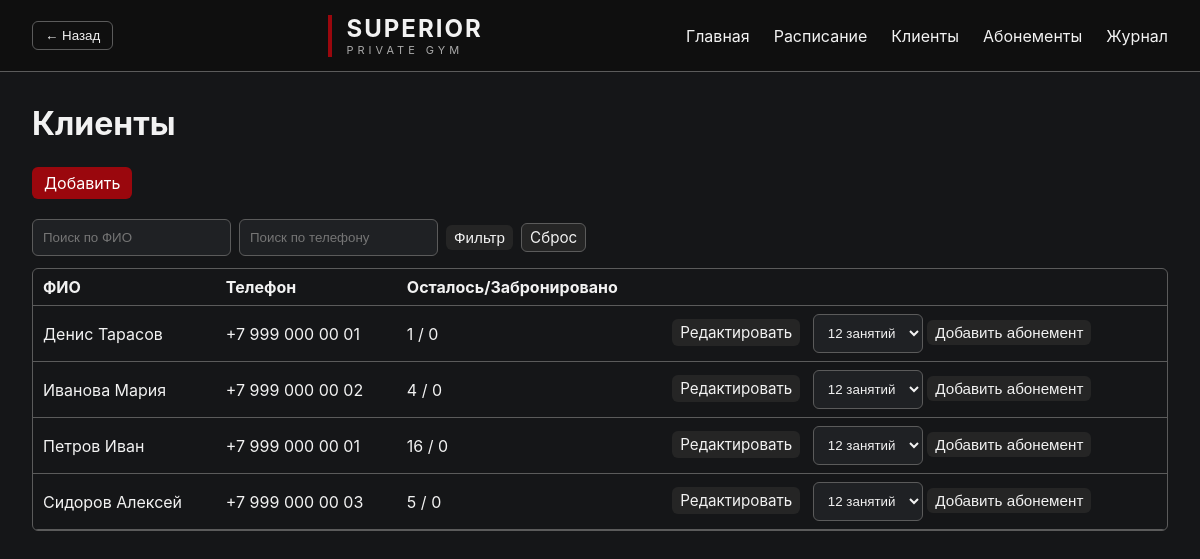
The app's page /clients with its own data.
### app.py (models this page shows, shortened)
class Client(Base):
    __tablename__ = "clients"
    id = Column(Integer, primary_key=True)
    first_name = Column(String, nullable=True)
    last_name = Column(String, nullable=True)
    patronymic = Column(String, nullable=True)
    birth_year = Column(Integer, nullable=True)
    birth_place = Column(String, nullable=True)
    phone = Column(String, nullable=True)
    name = Column(String, nullable=True)
    remaining_sessions = Column(Integer, default=1)

### app.py (the view)
@app.get("/clients")
def clients_page(
    request: Request,
    db: Session = Depends(get_db),
    q_name: str = "",
    q_phone: str = "",
):
    query = db.query(Client)
    if q_name:
        pat = f"%{q_name}%"
        query = query.filter(
            or_(
                Client.name.ilike(pat),
                Client.first_name.ilike(pat),
                Client.last_name.ilike(pat),
            )
        )
    if q_phone:
        digits = ''.join(ch for ch in q_phone if ch.isdigit())
        if digits:
            query = query.filter(Client.phone.ilike(f"%{digits}%") | Client.phone.ilike(f"%{q_phone}%"))
        else:
            query = query.filter(Client.phone.ilike(f"%{q_phone}%"))
    clients = query.order_by(Client.last_name, Client.first_name).limit(1000).all()
    now_dt = datetime.now()
    client_rows = []
    for c in clients:
        booked_future = (
            db.query(Booking)
            .join(Slot, Booking.slot_id == Slot.id)
            .filter(Booking.client_id == c.id, Slot.start_time >= now_dt)
            .count()
        )
        client_rows.append({"client": c, "booked_future": booked_future})
    return templates.TemplateResponse(
        request=request,
        name="clients.html",
        context={
            "client_rows": client_rows,
            "q_name": q_name,
            "q_phone": q_phone,
        },
    )

### templates/clients.html (shortened to what this page needs)
{% extends "base.html" %}
{% block content %}
<div class="page-title">
    <h1>Клиенты</h1>
</div>
<div style="margin-top:16px;">
    <a class="btn" href="/clients/create">Добавить</a>
</div>
<br>
<div class="page-controls">
    <form method="get" action="/clients" class="form-row" style="flex-direction:row;gap:8px;align-items:center;">
        <input class="field" type="search" name="q_name" placeholder="Поиск по ФИО" value="{{ q_name or '' }}" />
        <input class="field" type="search" name="q_phone" placeholder="Поиск по телефону" value="{{ q_phone or '' }}" />
        <button class="btn btn--small" type="submit">Фильтр</button>
        <a class="btn btn--ghost btn--small" href="/clients">Сброс</a>
    </form>
</div>
<div class="clients-list">
    <div class="clients-table-wrapper">
    <table class="clients-table">
        <thead>
            <tr><th>ФИО</th><th>Телефон</th><th>Осталось/Забронировано</th><th></th></tr>
        </thead>
        <tbody>
        {% for row in client_rows %}
            {% set client = row.client %}
            <tr>
                <td>{{ client.fio() }}</td>
                <td>{{ client.phone|format_phone }}</td>
                <td>
                    {{ client.remaining_sessions or 0 }} / {{ row.booked_future }}
                </td>
                <td>
                    <a class="btn btn--small" href="/clients/edit/{{ client.id }}">Редактировать</a>
                    <form method="post" action="/clients/add_subscription" style="display:inline;margin-left:8px;">
                        <select name="package" class="field" style="display:inline-block;width:auto;">
                            <option value="12">12 занятий</option>
                        </select>
                        <button class="btn btn--small" type="submit">Добавить абонемент</button>
                    </form>
                </td>
            </tr>
        {% endfor %}
        </tbody>
    </table>
    </div>
</div>
{% endblock %}

### templates/base.html (shortened to what this page needs)
<!DOCTYPE html>
<html lang="ru">
<head>
    <link rel="stylesheet"
          href="/static/style.css">
</head>
<body>
<header class="header">
    <div class="left-controls">
        <button class="btn btn--ghost" onclick="history.back()">← Назад</button>
    </div>
    <div class="logo">
        <span class="logo-red"></span>
        <div>
            <div class="brand">
                SUPERIOR
            </div>
            <div class="subtitle">
                PRIVATE GYM
            </div>
        </div>
    </div>
    <nav>
        <a href="/">
            Главная
        </a>
        <a href="/schedule">
            Расписание
        </a>
        <a href="/clients">
            Клиенты
        </a>
        <a href="/subscriptions">
            Абонементы
        </a>
        <a href="/journal">
            Журнал
        </a>
    </nav>
</header>
<main class="container">
    {% block content %}
    {% endblock %}
</main>
</body>
</html>

### static/style.css (style rules this page uses)
:root { --bg: #151618; --surface: #1F2124; --surface-hover: #252525; --text: #f2f2f2; --muted: #aaaaaa; --accent: #9A070D; --accent-hover: #B10A11; --accent-soft: rgba(154,7,13,.15); --warm_1: #8A6A4A; --warm_2: #7B5A3D; --green: #3c8f3f; --border: #5B5B5B; --radius: 6px; --radius-lg: 10px; --pad: 10px; --pad-lg: 20px; --btn-pad: 6px 12px; --row-height: 41px; --wrapper-rows: 10; }
.btn { display: inline-block; padding: var(--btn-pad); border-radius: var(--radius); background: var(--accent); color: white; border: none; cursor: pointer; text-decoration: none; text-align: center; }
.btn--ghost { background: transparent; border: 1px solid var(--border); color: var(--text); }
.btn--small { padding: 4px 8px; font-size: 0.95rem; background: var(--surface-hover); color: var(--text); border-radius: var(--radius); text-decoration: none; }
.form-row { display: flex; flex-direction: column; gap: 6px; margin-bottom: 12px; }
.field { padding: var(--pad); border-radius: var(--radius); border: 1px solid var(--border); background: var(--surface); color: var(--text); }
* { margin: 0; padding: 0; box-sizing: border-box; }
body { background: var(--bg); color: var(--text); font-family: Inter, Arial, sans-serif; min-height: 100vh; }
.header { height: 72px; border-bottom: 1px solid var(--border); display: flex; justify-content: space-between; align-items: center; padding: 0 32px; background: #0f0f0f; }
.logo { display: flex; align-items: center; gap: 14px; }
.logo-red { width: 4px; height: 42px; background: var(--accent); display: block; }
.brand { font-size: 24px; font-weight: 700; letter-spacing: 2px; }
.subtitle { font-size: 11px; letter-spacing: 4px; color: var(--muted); }
nav { display: flex; gap: 24px; }
nav a { text-decoration: none; color: var(--text); transition: .2s; }
.container { max-width: 1400px; margin: 0 auto; padding: 32px; }
form { display: flex; gap: 12px; align-items: center; }
select, input, textarea { background: var(--surface); color: var(--text); border: 1px solid var(--border); padding: var(--pad); border-radius: var(--radius); }
button { background: var(--accent); color: white; border: none; border-radius: var(--radius); padding: var(--btn-pad); cursor: pointer; }
.page-title { margin-bottom: 24px; display: flex; justify-content: space-between; align-items: center; }
.clients-table-wrapper { max-height: calc(var(--row-height) * var(--wrapper-rows)); overflow: auto; border: 1px solid var(--border); border-radius: var(--radius); }
.clients-table tbody tr { height: var(--row-height); }
.btn--small, .small-btn { padding: 4px 8px; font-size: 0.95rem; background: var(--surface-hover); color: var(--text); border-radius: var(--radius); text-decoration: none; display: inline-block; }
.clients-table { width: 100%; border-collapse: collapse; }
.clients-table th, .clients-table td { padding: 8px 10px; border-bottom: 1px solid var(--border); text-align: left; }
.left-controls { display: flex; align-items: center; margin-right: 12px; }

### records on screen
Client: fio "Денис Тарасов", phone "+7 999 000 00 01", remaining_sessions "1"
Client: fio "Иванова Мария", phone "+7 999 000 00 02", remaining_sessions "4"
Client: fio "Петров Иван", phone "+7 999 000 00 01", remaining_sessions "16"
Client: fio "Сидоров Алексей", phone "+7 999 000 00 03", remaining_sessions "5"

### other values on screen
{{ row.booked_future }} "0" "0" "0" "0"
